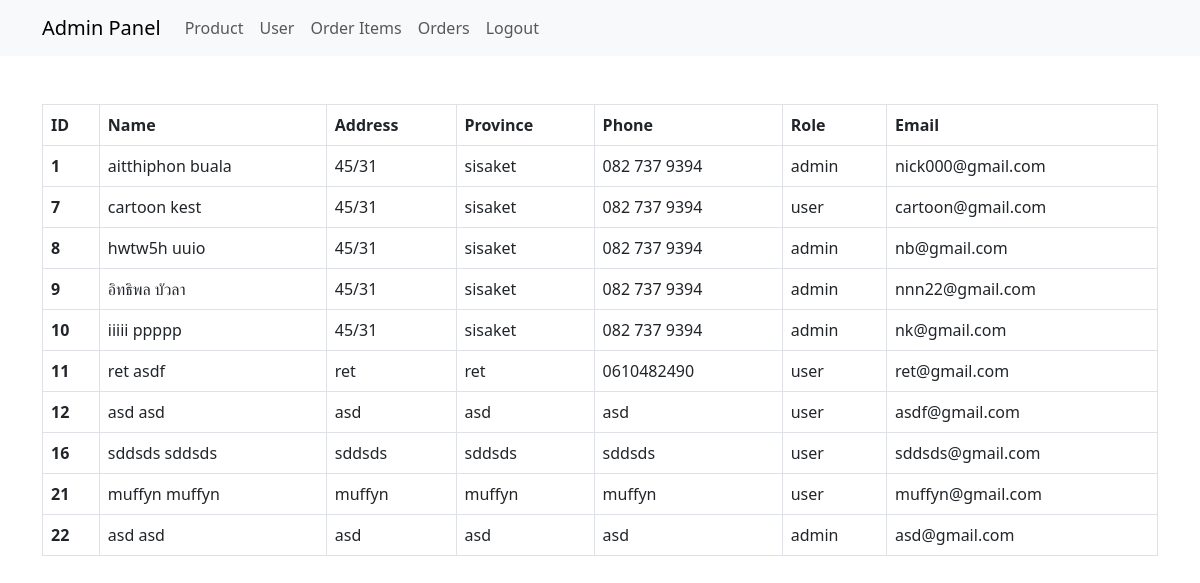
The page /table_user.php (signed in) on the database its author committed.
### tables this page shows
CREATE TABLE `users` (
  `id` int(11) NOT NULL,
  `firstname` varchar(255) NOT NULL,
  `lastname` varchar(255) NOT NULL,
  `address` varchar(255) NOT NULL,
  `province` varchar(255) NOT NULL,
  `phone` varchar(255) NOT NULL,
  `role` enum('admin','user') NOT NULL DEFAULT 'user',
  `email` varchar(255) NOT NULL,
  `password` varchar(255) NOT NULL
);

### table_user.php (the view, shortened to what this page needs)
<?php
include 'config.php';
$sql = "SELECT * FROM users";
$result = $conn->query($sql);
?>
<!doctype html>
<html lang="en">
<head>
    <link href="https://cdn.jsdelivr.net/npm/bootstrap@5.3.0-alpha1/dist/css/bootstrap.min.css" rel="stylesheet">
</head>
<body>
    <nav class="navbar navbar-expand-lg navbar-light bg-light">
        <div class="container">
            <a class="navbar-brand" href="#">Admin Panel</a>
            <div class="collapse navbar-collapse" id="navbarNav">
                <ul class="navbar-nav">
                <li class="nav-item">
                        <a class="nav-link" href="product.php">Product</a>
                    </li>
                    <li class="nav-item">
                        <a class="nav-link" href="table_user.php">User</a>
                    </li>
                    <li class="nav-item">
                        <a class="nav-link" href="order_items.php">Order Items</a>
                    </li>
                    <li class="nav-item">
                        <a class="nav-link" href="orders.php">Orders</a>
                    </li>
                    <li class="nav-item">
                        <a class="nav-link" href="logout.php">Logout</a>
                    </li>
                </ul>
            </div>
        </div>
    </nav>
    <div class="container mt-5">
        <table class="table table-bordered">
            <thead>
                <tr>
                    <th scope="col">ID</th>
                    <th scope="col">Name</th>
                    <th scope="col">Address</th>
                    <th scope="col">Province</th>
                    <th scope="col">Phone</th>
                    <th scope="col">Role</th>
                    <th scope="col">Email</th>
                </tr>
            </thead>
            <tbody>
                <?php while ($row = $result->fetch_assoc()) : ?>
                    <tr>
                        <th scope="row"><?= $row['id']; ?></th>
                        <td><?= $row['firstname'] . ' ' . $row['lastname']; ?></td>
                        <td><?= $row['address']; ?></td>
                        <td><?= $row['province']; ?></td>
                        <td><?= $row['phone']; ?></td>
                        <td><?= $row['role']; ?></td>
                        <td><?= $row['email']; ?></td>
                    </tr>
                <?php endwhile; ?>
            </tbody>
  </table>
</div>
</body>
</html>

### rows shown on the page
users: id "1", firstname "aitthiphon", lastname "buala", address "45/31", province "sisaket", phone "082 737 9394", role "admin", email "nick000@gmail.com"
users: id "7", firstname "cartoon", lastname "kest", address "45/31", province "sisaket", phone "082 737 9394", role "user", email "cartoon@gmail.com"
users: id "8", firstname "hwtw5h", lastname "uuio", address "45/31", province "sisaket", phone "082 737 9394", role "admin", email "nb@gmail.com"
users: id "9", firstname "อิทธิพล", lastname "บัวลา", address "45/31", province "sisaket", phone "082 737 9394", role "admin", email "nnn22@gmail.com"
users: id "10", firstname "iiiii", lastname "ppppp", address "45/31", province "sisaket", phone "082 737 9394", role "admin", email "nk@gmail.com"
users: id "11", firstname "ret", lastname "asdf", address "ret", province "ret", phone "0610482490", role "user", email "ret@gmail.com"
users: id "12", firstname "asd", lastname "asd", address "asd", province "asd", phone "asd", role "user", email "asdf@gmail.com"
users: id "16", firstname "sddsds", lastname "sddsds", address "sddsds", province "sddsds", phone "sddsds", role "user", email "sddsds@gmail.com"
users: id "21", firstname "muffyn", lastname "muffyn", address "muffyn", province "muffyn", phone "muffyn", role "user", email "muffyn@gmail.com"
users: id "22", firstname "asd", lastname "asd", address "asd", province "asd", phone "asd", role "admin", email "asd@gmail.com"
